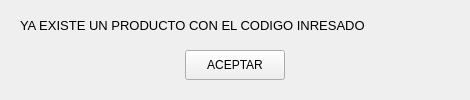
<?xml version="1.0" encoding="UTF-8"?>
<ui version="4.0">
 <class>MainWindow</class>
 <widget class="QMainWindow" name="MainWindow">
  <property name="geometry">
   <rect>
    <x>0</x>
    <y>0</y>
    <width>470</width>
    <height>100</height>
   </rect>
  </property>
  <property name="windowTitle">
   <string>MainWindow</string>
  </property>
  <widget class="QWidget" name="centralwidget">
   <widget class="QPushButton" name="btnAceptar">
    <property name="geometry">
     <rect>
      <x>185</x>
      <y>50</y>
      <width>100</width>
      <height>30</height>
     </rect>
    </property>
    <property name="text">
     <string>ACEPTAR</string>
    </property>
   </widget>
   <widget class="QLabel" name="label">
    <property name="geometry">
     <rect>
      <x>20</x>
      <y>10</y>
      <width>430</width>
      <height>31</height>
     </rect>
    </property>
    <property name="font">
     <font>
      <family>Arial</family>
      <pointsize>10</pointsize>
     </font>
    </property>
    <property name="text">
     <string>YA EXISTE UN PRODUCTO CON EL CODIGO INRESADO</string>
    </property>
   </widget>
  </widget>
 </widget>
 <resources/>
 <connections/>
</ui>
